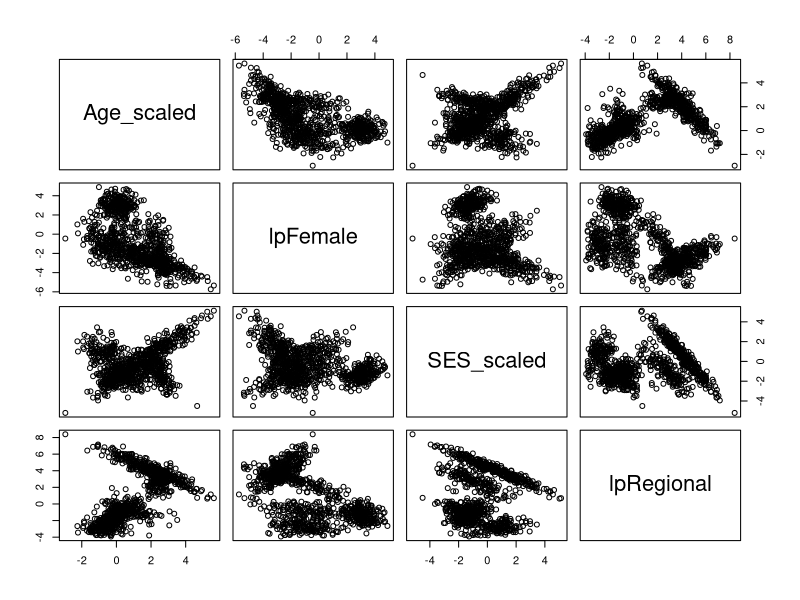
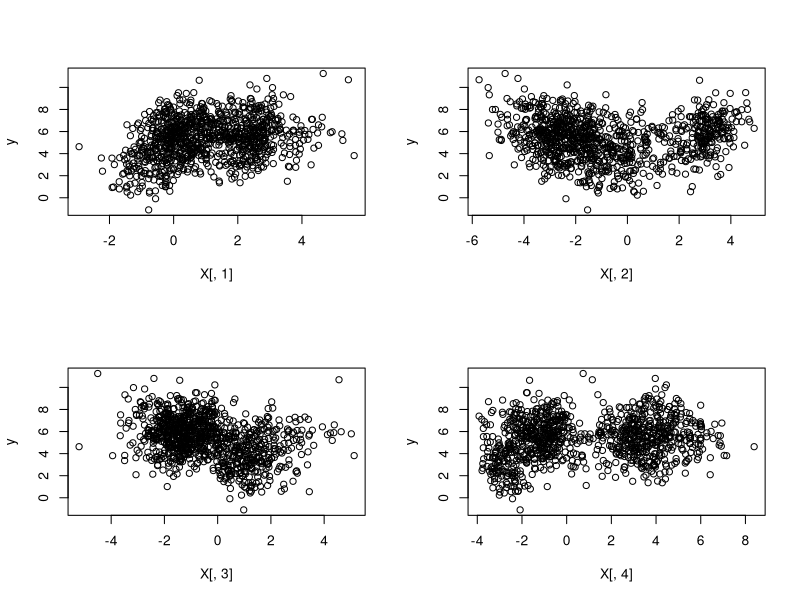

R code for these plots, in order: (Note: this script raises an error after producing the figures.)
#Simulated benchmarking data:

library(gtools)
library(MASS)
library(MCMCpack)
#Set seed
set.seed(1002)

#Set number of organisations:
n <- 1000
K <- 10
prop_vec <- rdirichlet(1,2 * 0.7^(1:K))
J <- 4
mu_vec <- 2 * mvrnorm(K,mu = rep(0,J),Sigma = diag(J))
Sigma_vec <- lapply(1:K, function(x) riwish(J+1, diag(J)))

X <- matrix(,n,J)
z <- rep(NA,n)
for(i in 1:n){
  z[i] <- sample(size = 1,x = 1:K, prob = prop_vec)
  X[i,] <- mvrnorm(1,mu_vec[z[i],],Sigma_vec[[z[i]]])
}

colnames(X) <- c("Age_scaled","lpFemale","SES_scaled","lpRegional")
plot(as.data.frame(X))
table(z)

#Create response:
noise_var <- 2
y <- 3 + 2 * inv.logit(X[,1]) +  0.1 * X[,2]^2 + (function(x) 2 * (x<0) - 1)(X[,3]) +
  rnorm(n,0,sqrt(noise_var))
#plot(hclust(dist(X)))
par(mfrow = c(2,2))
plot(X[,1],y)
plot(X[,2],y)
plot(X[,3],y)
plot(X[,4],y)

data <- as.data.frame(cbind(y,X))
head(data)
write.csv(file = "benchmarking-sim-data.csv",data,row.names = FALSE)

kfit <- kmeans(centers = 8,x = X)
data <- as.data.frame(data)
test_id <- sample(1:nrow(data),size = round(nrow(data) * 0.2))
test_data <- data[test_id,]
train_data <- data[-test_id,]

library(caret)
library(parallel)
library(doParallel)

#Fit models:
train_control <- trainControl(method = "repeatedcv",number  = 10, repeats = 3)
metric <- "RMSE"
tune_grid <- expand.grid(mtry = 1:4)
cl <- makePSOCKcluster(5)
registerDoParallel(cl)

rf_fit <- train(
  y ~ .,
  data = train_data,
  trControl = train_control,
  method = "rf",
  tuneGrid = tune_grid,
  ntrees = 150
)

saveRDS(
  object = 
    list(
      data = data,
      cluster_allocations = kfit$cluster,
      rf_fit = rf_fit
    ),
  file = "brag-meeting-data.RDS"
)
